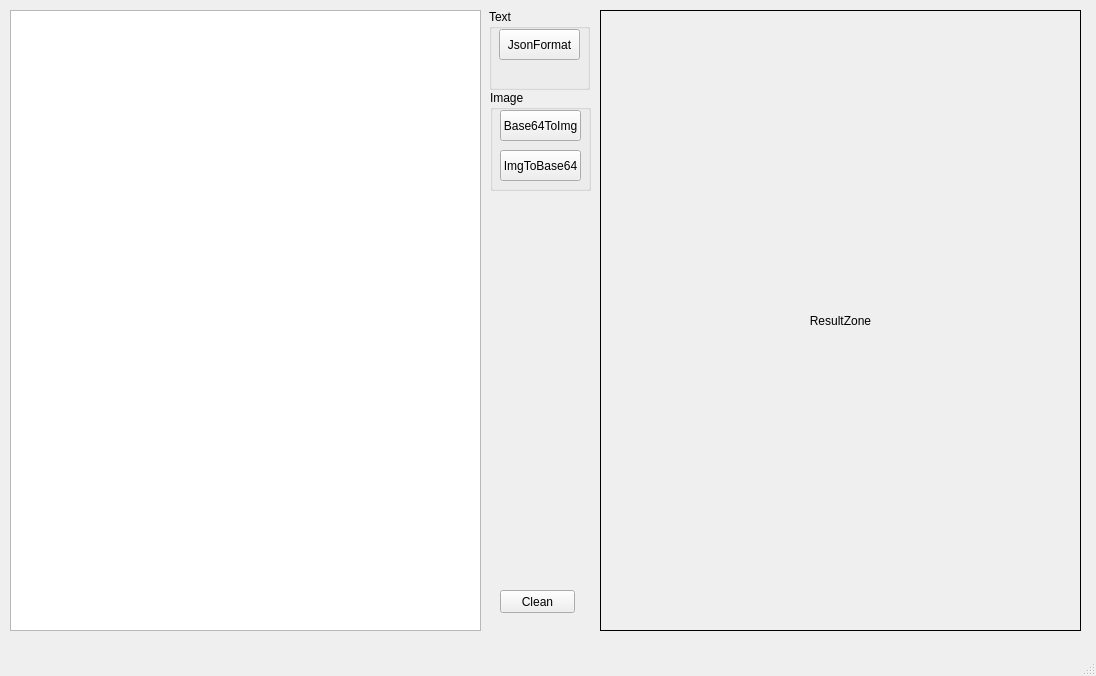
<?xml version="1.0" encoding="UTF-8"?>
<ui version="4.0">
 <class>MainWindow</class>
 <widget class="QMainWindow" name="MainWindow">
  <property name="geometry">
   <rect>
    <x>0</x>
    <y>0</y>
    <width>1096</width>
    <height>676</height>
   </rect>
  </property>
  <property name="windowTitle">
   <string>Utils</string>
  </property>
  <widget class="QWidget" name="centralwidget">
   <widget class="QTextEdit" name="text_result">
    <property name="geometry">
     <rect>
      <x>10</x>
      <y>10</y>
      <width>471</width>
      <height>621</height>
     </rect>
    </property>
    <property name="autoFillBackground">
     <bool>true</bool>
    </property>
   </widget>
   <widget class="QPushButton" name="cleanBtn">
    <property name="geometry">
     <rect>
      <x>500</x>
      <y>590</y>
      <width>75</width>
      <height>23</height>
     </rect>
    </property>
    <property name="text">
     <string>Clean</string>
    </property>
   </widget>
   <widget class="QLabel" name="label_img">
    <property name="geometry">
     <rect>
      <x>600</x>
      <y>10</y>
      <width>481</width>
      <height>621</height>
     </rect>
    </property>
    <property name="layoutDirection">
     <enum>Qt::LeftToRight</enum>
    </property>
    <property name="autoFillBackground">
     <bool>true</bool>
    </property>
    <property name="styleSheet">
     <string notr="true"/>
    </property>
    <property name="frameShape">
     <enum>QFrame::Box</enum>
    </property>
    <property name="text">
     <string>ResultZone</string>
    </property>
    <property name="alignment">
     <set>Qt::AlignCenter</set>
    </property>
   </widget>
   <widget class="QGroupBox" name="groupBoxImage">
    <property name="geometry">
     <rect>
      <x>490</x>
      <y>90</y>
      <width>101</width>
      <height>101</height>
     </rect>
    </property>
    <property name="title">
     <string>Image</string>
    </property>
    <widget class="QPushButton" name="imgToBase64Btn">
     <property name="geometry">
      <rect>
       <x>10</x>
       <y>60</y>
       <width>81</width>
       <height>31</height>
      </rect>
     </property>
     <property name="text">
      <string>ImgToBase64</string>
     </property>
    </widget>
    <widget class="QPushButton" name="base64ToImgBtn">
     <property name="geometry">
      <rect>
       <x>10</x>
       <y>20</y>
       <width>81</width>
       <height>31</height>
      </rect>
     </property>
     <property name="text">
      <string>Base64ToImg</string>
     </property>
    </widget>
   </widget>
   <widget class="QGroupBox" name="groupBoxText">
    <property name="geometry">
     <rect>
      <x>489</x>
      <y>9</y>
      <width>101</width>
      <height>81</height>
     </rect>
    </property>
    <property name="title">
     <string>Text</string>
    </property>
    <widget class="QPushButton" name="jsonFromatBtn">
     <property name="geometry">
      <rect>
       <x>10</x>
       <y>20</y>
       <width>81</width>
       <height>31</height>
      </rect>
     </property>
     <property name="text">
      <string>JsonFormat</string>
     </property>
    </widget>
   </widget>
  </widget>
  <widget class="QMenuBar" name="menubar">
   <property name="geometry">
    <rect>
     <x>0</x>
     <y>0</y>
     <width>1096</width>
     <height>23</height>
    </rect>
   </property>
  </widget>
  <widget class="QStatusBar" name="statusbar"/>
 </widget>
 <resources/>
 <connections/>
</ui>
